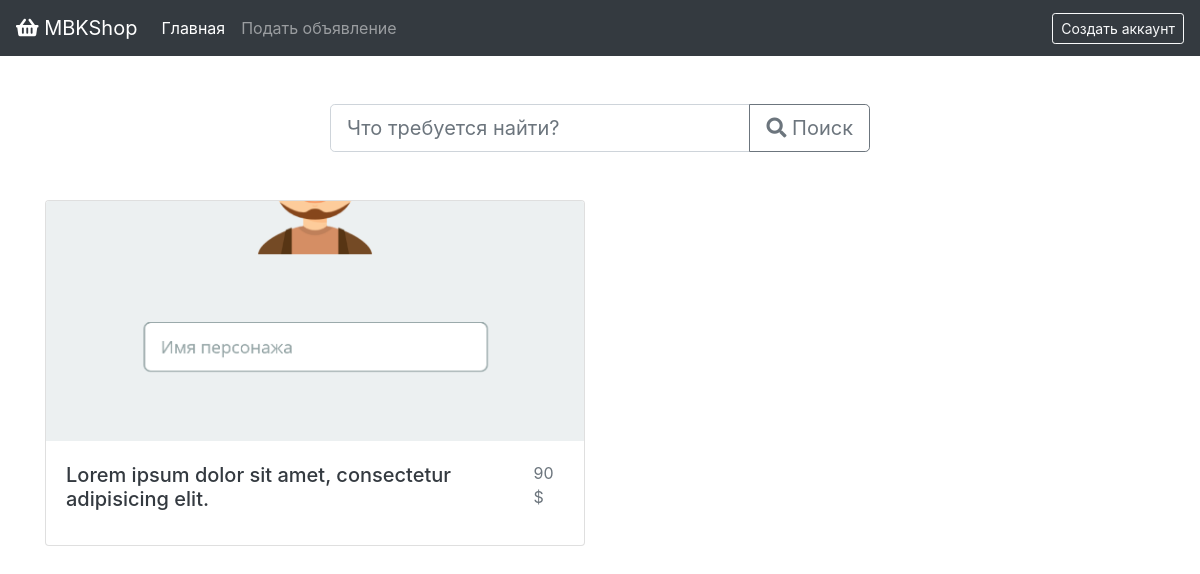
The app's page /index.php?category=telephones, older data.
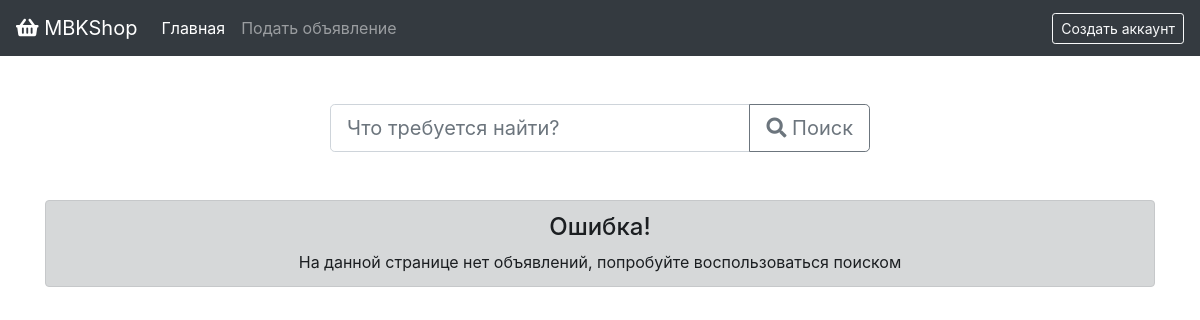
The same page, newer data.
### tables this page shows
CREATE TABLE `lots` (
  `lot_id` int(11) NOT NULL,
  `user_id` int(11) NOT NULL,
  `title` varchar(255) NOT NULL,
  `about` text NOT NULL,
  `price` int(11) NOT NULL,
  `currency_id` int(11) UNSIGNED NOT NULL,
  `image` varchar(255) NOT NULL DEFAULT 'no_image.jpg',
  `state` varchar(255) NOT NULL,
  `category_id` int(11) DEFAULT NULL,
  `date` varchar(255) NOT NULL
);

CREATE TABLE `currency` (
  `currency_id` int(11) UNSIGNED NOT NULL,
  `name` varchar(255) NOT NULL,
  `symbol` varchar(255) NOT NULL
);

### core/classes/Category.class.php (called while the page is built, shortened)
<?php
  class Category {
    public static function getByName ($name) {
      $db = new DB();
      $sel_cat = $db->conn()->prepare("SELECT * FROM `categories` WHERE `name_eng`=:name_eng");
      $sel_cat->bindParam(":name_eng", $name);
      $sel_cat->execute();
      $sel_cat = $sel_cat->fetch();
      return $sel_cat;
    }
    public static function getById($id) {
      $db = new DB();
      $sel_cat = $db->conn()->prepare("SELECT * FROM `categories` WHERE `category_id`=:cat_id");
      $sel_cat->bindParam(":cat_id", $id);
      $sel_cat->execute();
      $sel_cat = $sel_cat->fetch();
      return $sel_cat;
    }
  }
?>

### core/classes/DB.class.php (called while the page is built)
<?php
	class DB {
		private $pdo;
		public function __construct() {
			$dsn = "mysql:host=localhost;dbname=mbk_shop_user;charset=utf8";
			$opt = [
					PDO::ATTR_ERRMODE            => PDO::ERRMODE_EXCEPTION,
					PDO::ATTR_DEFAULT_FETCH_MODE => PDO::FETCH_ASSOC,
					PDO::ATTR_EMULATE_PREPARES   => false,
			];
			$test_pdo = new PDO($dsn, "olga", "olga", $opt);
			if ($test_pdo == true) {
				$this->pdo = $test_pdo;
			} else {
				throw new Exception("Ошибка подключения к базе данных.");
			}
		}
		public function conn () {
			return $this->pdo;
		}
	}
?>

### core/classes/Lots.class.php (called while the page is built, shortened)
<?php
	class Lots {
		public static function getByCategory ($cat) {
			$db = new DB();
			$sel_cat = Category::getByName($cat);
			$sel_lots = $db->conn()->prepare("SELECT * FROM `lots` WHERE `category_id`=:cat ORDER BY `lot_id` DESC");
			$sel_lots->bindParam(":cat", $sel_cat['category_id']);
			$sel_lots->execute();
			$sel_lots = $sel_lots->fetchAll();
			for($i = 0; $i < count($sel_lots); $i++) {
				$sel_lots[$i]['user_detail'] = User::get($sel_lots[$i]['user_id']);
				$sel_lots[$i]['category_detail'] = Category::getById($sel_lots[$i]['category_id']);
				$sel_lots[$i]['currency_detail'] = Currency::getById($sel_lots[$i]['currency_id']);
			}
			return $sel_lots;
		}
	}
?>

### core/classes/Currency.class.php (called while the page is built, shortened)
<?php
  class Currency {
    public static function getById($id) {
      $db = new DB();
      $sel_cur = $db->conn()->prepare("SELECT * FROM `currency` WHERE `currency_id`=:id");
      $sel_cur->bindParam(":id", $id);
      $sel_cur->execute();
      $sel_cur = $sel_cur->fetch();
      return $sel_cur;
    }
  }
?>

### core/classes/User.class.php (called while the page is built, shortened)
<?php
	class User {
		public static function getId() {
			return $_SESSION['user_id'];
		}
		public static function get($user_id = null) {
			if ($user_id == null) {
				$user_id = User::getId();
			}
			$db = new DB();
			$sel_user = $db->conn()->prepare("SELECT * FROM `users` WHERE `user_id`=:user_id");
			$sel_user->bindParam(":user_id", $user_id);
			$sel_user->execute();
			$sel_user = $sel_user->fetch(PDO::FETCH_ASSOC);
			return $sel_user;
		}
	}
?>

### templates/Default/index.php (the view, shortened to what the changed rows need)
<!doctype html>
<html lang="en">
<head>
  <link rel="stylesheet" href="https://stackpath.bootstrapcdn.com/bootstrap/4.1.3/css/bootstrap.min.css">
  <link rel="stylesheet" href="https://use.fontawesome.com/releases/v5.4.2/css/all.css">
  <link rel="stylesheet" href="<?=$this->path?>/css/style.css">
</head>
<body>
  <div class="container">
    <div class="row">
      <? if ($this->lots != null): ?>
        <? for($i = 0; $i < count($this->lots); $i++): ?>
      <div class="col-md-6 mt-5">
        <div class="card mb-2">
          <img class="card-img-top" src="/uploads/lots/<?=$this->lots[$i]['image']?>" height="240px" alt="Card image cap">
          <div class="card-body">
            <div class="d-flex justify-content-between align-items-center">
              <h5 class="card-title"><a class="text-dark" href="/lot/<?=$this->lots[$i]['lot_id']?>.html"><?=$this->lots[$i]['title']?></a></h5>
              <p class="text-muted"><?=$this->lots[$i]['price']?> <?=$this->lots[$i]['currency_detail']['symbol']?></p>
            </div>
          </div>
        </div>
      </div>
        <? endfor; ?>
      <? else: ?>
      <div class="col">
        <div class="alert alert-dark mt-5 text-center" role="alert">
          <h4 class="alert-heading">Ошибка!</h4>
          На данной странице нет объявлений, попробуйте воспользоваться поиском
        </div>
      </div>
      <? endif; ?>
    </div>
  </div>
</body>
</html>

Row changes from the older to the newer data that the page shows:
removed lots: image (picture), title "Lorem ipsum dolor sit amet, consectetur adipisicing elit.", price "90", currency.symbol "$"
Text that changed along with them:
text now shown: "Ошибка! На данной странице нет объявлений, попробуйте воспользоваться поиском"
